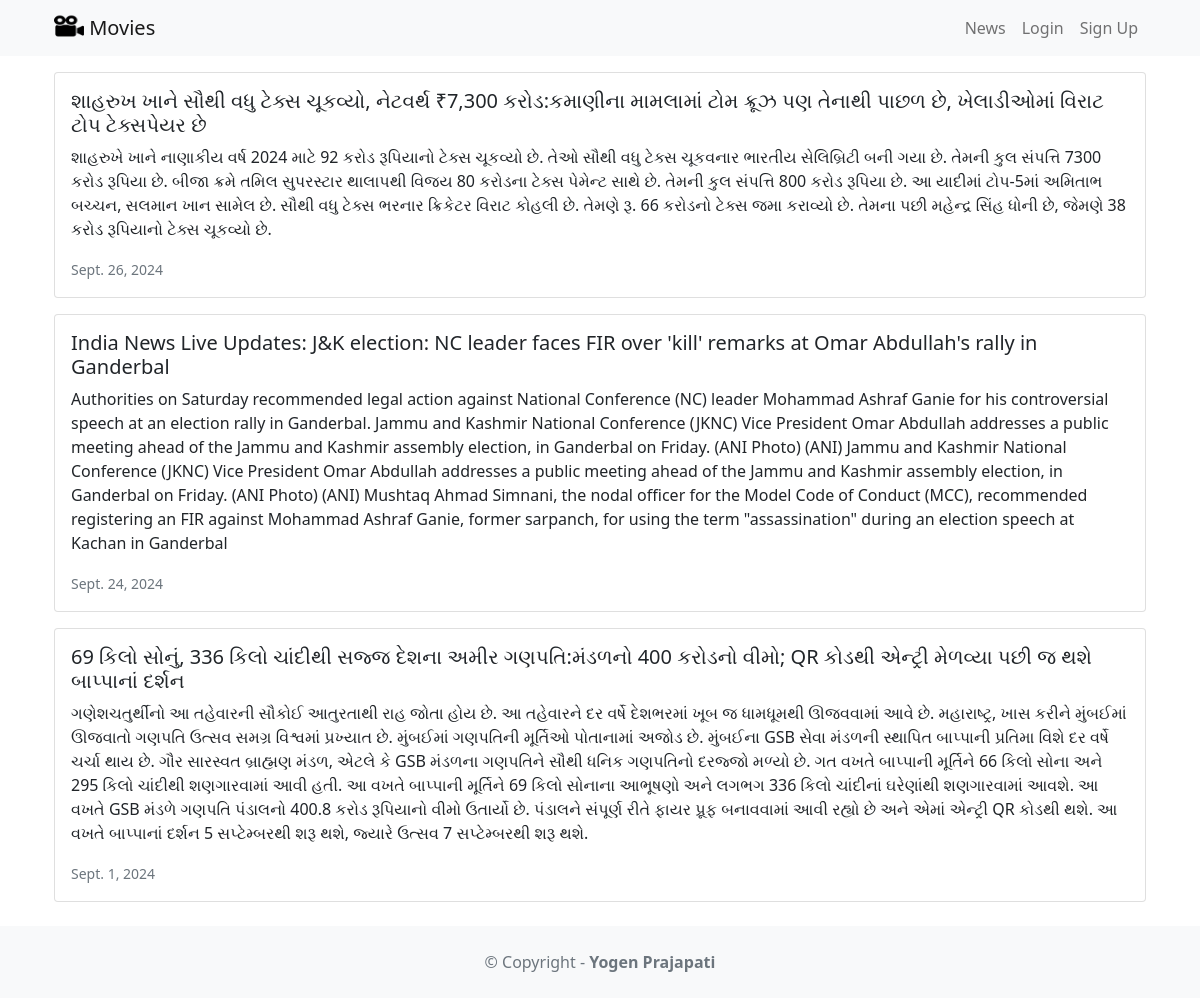
Page /news/ on the committed database.
### news/models.py (models this page shows, shortened)
class News(models.Model):
    headline = models.CharField(max_length=200)
    body = models.TextField()
    date = models.DateField()

### news/views.py (the view)
# urls.py: path('news/',include('news.urls')),
def news(request):
    newss = News.objects.all().order_by('-date')
    return render(request,'news.html',{'newss':newss})

### news/templates/news.html (shortened to what this page needs)
<!DOCTYPE html>
<html lang="en">
<head>
    <link href="https://cdn.jsdelivr.net/npm/bootstrap@5.3.3/dist/css/bootstrap.min.css" rel="stylesheet"
>
</head>
<body>
    {% extends 'base.html' %}
    {% block content %}
    {% for news in newss %}
    <div class="card mb-3">
        <div class="row g-0">
            <div>
                <div class="card-body">
                    <h5 class="card-title">{{ news.headline}}</h5>
                    <p class="card-text">{{ news.body }}</p>
                    <p class="card-text"><small class="text-muted">
                            {{ news.date }}
                        </small></p>
                </div>
            </div>
        </div>
    </div>
    {% endfor %}
    {% endblock content %}

### rows in the picture
News: headline "શાહરુખ ખાને સૌથી વધુ ટેક્સ ચૂકવ્યો, નેટવર્થ ₹7,300 કરોડ:કમાણીના મામલામાં ટોમ ક્રૂઝ પણ તેનાથી પાછળ છે, ખેલાડીઓમાં વિરાટ ટોપ ટેક્સપેયર છે", body "શાહરુખે ખાને નાણાકીય વર્ષ 2024 માટે 92 કરોડ રૂપિયાનો ટેક્સ ચૂકવ્યો છે. તેઓ સૌથી વધુ ટેક્સ ચૂકવનાર ભારતીય સેલિબ્રિટી બની ગયા છે. તેમની કુલ સંપત્તિ 7300 કરોડ રૂપિયા છે. બીજા ક્રમે તમિલ સુપરસ્ટાર થાલાપથી વિજય 80 કરોડના ટેક્સ પેમેન્ટ સાથે છે. તેમની કુલ સંપત્તિ 800 કરોડ રૂપિયા છે. આ યાદીમાં ટોપ-5માં અમિતાભ બચ્ચન, સલમાન ખાન સામેલ છે. સૌથી વધુ ટેક્સ ભરનાર ક્રિકેટર વિરાટ કોહલી છે. તેમણે રૂ. 66 કરોડનો ટેક્સ જમા કરાવ્યો છે. તેમના પછી મહેન્દ્ર સિંહ ધોની છે, જેમણે 38 કરોડ રૂપિયાનો ટેક્સ ચૂકવ્યો છે.", date "Sept. 26, 2024"
News: headline "India News Live Updates: J&K election: NC leader faces FIR over 'kill' remarks at Omar Abdullah's rally in Ganderbal", body "Authorities on Saturday recommended legal action against National Conference (NC) leader Mohammad Ashraf Ganie for his controversial speech at an election rally in Ganderbal. Jammu and Kashmir National Conference (JKNC) Vice President Omar Abdullah addresses a public meeting ahead of the Jammu and Kashmir assembly election, in Ganderbal on Friday. (ANI Photo) (ANI) Jammu and Kashmir National Conference (JKNC) Vice President Omar Abdullah addresses a public meeting ahead of the Jammu and Kashmir assembly election, in Ganderbal on Friday. (ANI Photo) (ANI) Mushtaq Ahmad Simnani, the nodal officer for the Model Code of Conduct (MCC), recommended registering an FIR against Mohammad Ashraf…", date "Sept. 24, 2024"
News: headline "69 કિલો સોનું, 336 કિલો ચાંદીથી સજ્જ દેશના અમીર ગણપતિ:મંડળનો 400 કરોડનો વીમો; QR કોડથી એન્ટ્રી મેળવ્યા પછી જ થશે બાપ્પાનાં દર્શન", body "ગણેશચતુર્થીનો આ તહેવારની સૌકોઈ આતુરતાથી રાહ જોતા હોય છે. આ તહેવારને દર વર્ષે દેશભરમાં ખૂબ જ ધામધૂમથી ઊજવવામાં આવે છે. મહારાષ્ટ્ર, ખાસ કરીને મુંબઈમાં ઊજવાતો ગણપતિ ઉત્સવ સમગ્ર વિશ્વમાં પ્રખ્યાત છે. મુંબઈમાં ગણપતિની મૂર્તિઓ પોતાનામાં અજોડ છે. મુંબઈના GSB સેવા મંડળની સ્થાપિત બાપ્પાની પ્રતિમા વિશે દર વર્ષે ચર્ચા થાય છે. ગૌર સારસ્વત બ્રાહ્મણ મંડળ, એટલે કે GSB મંડળના ગણપતિને સૌથી ધનિક ગણપતિનો દરજ્જો મળ્યો છે. ગત વખતે બાપ્પાની મૂર્તિને 66 કિલો સોના અને 295 કિલો ચાંદીથી શણગારવામાં આવી હતી. આ વખતે બાપ્પાની મૂર્તિને 69 કિલો સોનાના આભૂષણો અને લગભગ 336 કિલો ચાંદીનાં ઘરેણાંથી શણગારવામાં આવશે. આ વખતે GSB મંડળે ગણપતિ પંડાલનો 400.8 કરોડ રૂપિયાનો વીમો ઉતાર્યો છે. પંડાલને સંપૂર્ણ રીતે ફાયર પ્રૂફ બનાવવામાં આવી…", date "Sept. 1, 2024"
